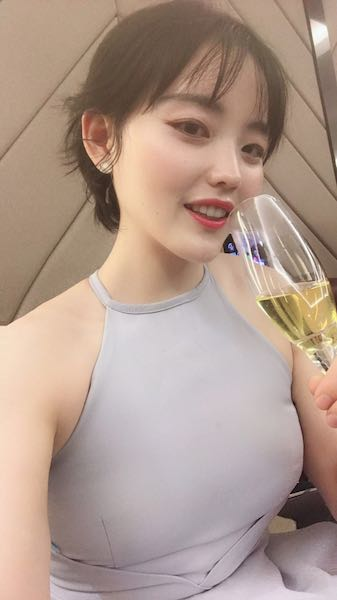
#> input picture image_enhance/3.jpg, 337 x 600 px
$ python rotation.py
#> lines starting #> are read from the running program, lines starting #| are printed output that depends on the picture
# -*- coding: UTF-8 -*-
import cv2
import numpy as np

def main():

   img = cv2.imread('3.jpg')
#> img is the input picture: shape (600, 337, 3); mean B, G, R 141.5, 153.7, 176.2
   height, width, temp = img.shape
#> height = 600; width = 337; temp = 3
   M = cv2.getRotationMatrix2D((width/2, height/2), 30, 1)
   img_ro = cv2.warpAffine(img, M, img.shape[:2])
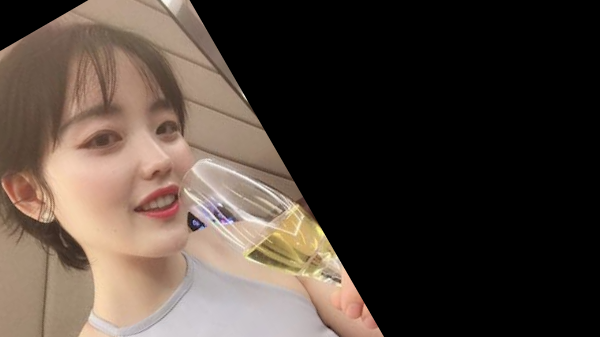
#> img_ro: shape (337, 600, 3); mean B, G, R 57.9, 66.5, 78.9
   cv2.imshow('img_ro', img_ro)
   cv2.imshow('image', img)
   cv2.waitKey(0)

if __name__ == '__main__':
    main()

$ run again, with image_enhance/1.jpg copied over image_enhance/3.jpg
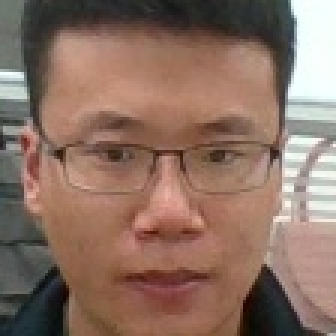
#> input picture image_enhance/1.jpg, 112 x 112 px (shown 3 times larger)
#> in main, img is the input picture: shape (112, 112, 3); mean B, G, R 99.2, 112.4, 139.8
#> in main, `img_ro = cv2.warpAffine(img, M, img.shape[:2])`:
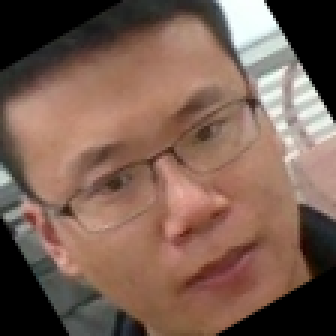
#> img_ro: shape (112, 112, 3) (shown 3 times larger); mean B, G, R 82.7, 95.3, 122.1

$ run again, with image_enhance/2.jpg copied over image_enhance/3.jpg
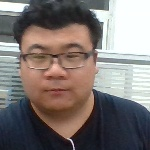
#> input picture image_enhance/2.jpg, 150 x 150 px
#> in main, img is the input picture: shape (150, 150, 3); mean B, G, R 115.7, 118.5, 126.9
#> in main, `img_ro = cv2.warpAffine(img, M, img.shape[:2])`:
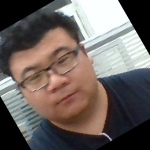
#> img_ro: shape (150, 150, 3); mean B, G, R 96.1, 100, 109.4

$ run again, with image_enhance/4.jpg copied over image_enhance/3.jpg
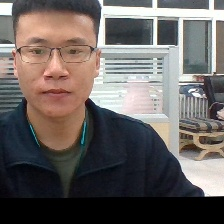
#> input picture image_enhance/4.jpg, 224 x 224 px
#> in main, img is the input picture: shape (224, 224, 3); mean B, G, R 96.5, 99.1, 105.6
#> in main, `img_ro = cv2.warpAffine(img, M, img.shape[:2])`:
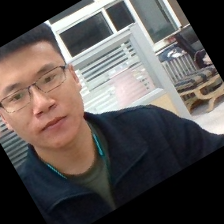
#> img_ro: shape (224, 224, 3); mean B, G, R 81.5, 83.8, 89.8
